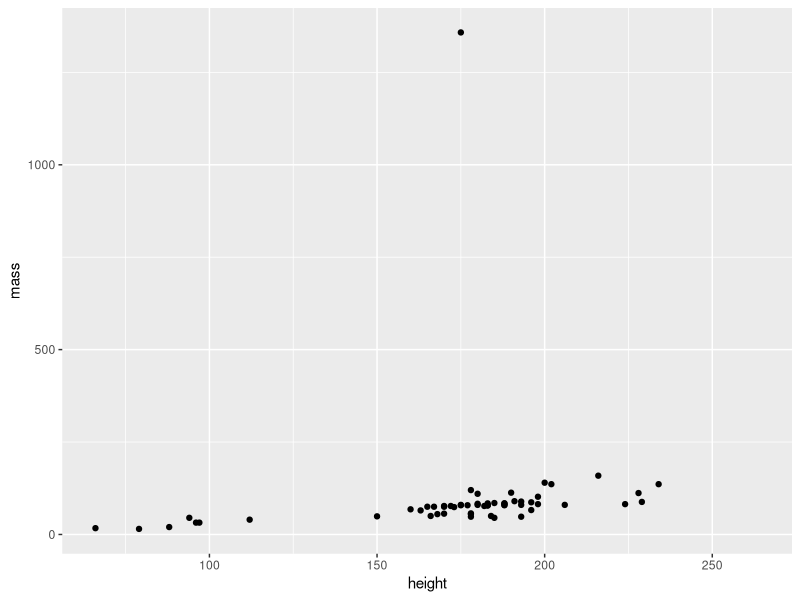

Here is the R script that generated this plot:
## ---- chunk 1
library(ggplot2)    #for making graphs
library(dplyr)       #for the data
## ---- chunk 2
ggplot(starwars, 
       aes(x = height, y = mass)) + 
  geom_point() 
